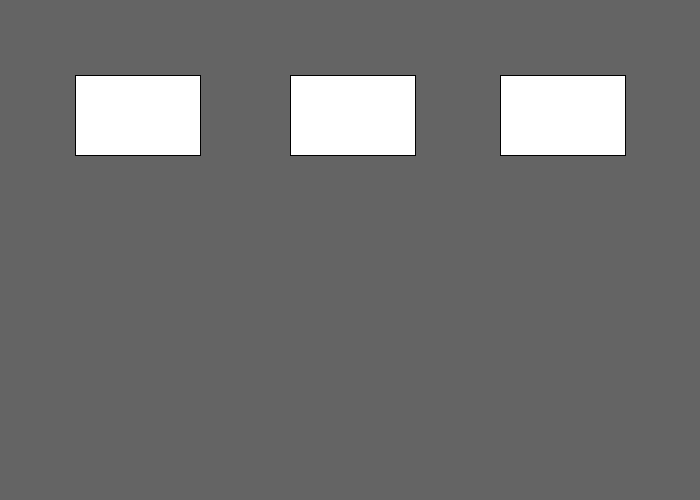
Frame 1 (no input)
Frame 60 (the mouse pressed at the canvas centre just before this capture): identical to frame 1, image omitted
Frame 120 (the mouse held since frame 60 and released just before this capture): identical to frame 1, image omitted

The Processing sketch that drew this single still picture (run headless with seeded random() and noise(); from frame 60 on, the mouse is pressed at the canvas centre):

// Processing sketch: graphics_assignment_1
// ── graphics_assignment_1.pde
/*
 * Graphics Assignment 1
 * by Brayden S.
 * 
 * Void draw basics with shapes and a smiley face
 * 
 */

void setup() {
  size(700, 500); // size of canvas
  background(100, 100, 100); // background color (rgb)
}

void draw() {
  rect(75, 75, 125, 80);
  rect(290, 75, 125, 80);
  rect(500, 75, 125, 80);
}
